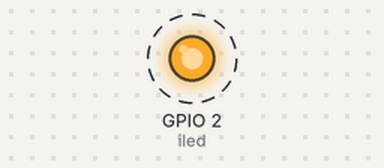
Recording of a sketch running on a simulated ESP32. Parts: output pins drawn as LEDs (lit = HIGH). Dashed ring = blinking. WiFi joins after 1.5 s; servers stay silent unless stated; what the sketch prints to the serial monitor is not drawn.

Above: at 5.2 s.
Timing chart, 0 to 8.0 s (numbered marks = the images above):
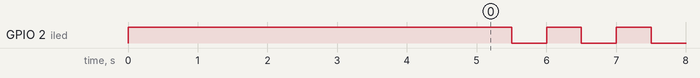

Measured:
- by itself, GPIO 2 (iled): alternates HIGH for 0.50 s and LOW for 0.50 s

The sketch:

light_cloud.ino
```cpp
#include <WiFi.h>  // for ESP-32 remove ESP8266 and just keep it <WiFi.h>

const char* ssid = "ERNET-INDIA";

const char* password = "Cisco@321";

int iled = 2;   // for nodemcu change it to 2.

void setup() {

  Serial.begin(115200);

  pinMode(iled,OUTPUT);

  WiFi.begin(ssid, password);

  Serial.println("Connecting");

  while(WiFi.status() != WL_CONNECTED) {

    digitalWrite(iled,HIGH);

    delay(5000);

    Serial.print(".");

  }

  Serial.println("");

  Serial.print("Connected to WiFi network with IP Address: ");

  Serial.println(WiFi.localIP());

}

void loop() {

  if(WiFi.status()== WL_CONNECTED){

    digitalWrite(iled,HIGH);

    delay(500);

    digitalWrite(iled,LOW);

    delay(500);

  }

  else{

     Serial.println("WiFi Disconnected");

     digitalWrite(iled,HIGH);

     delay(500);

  }

}
```
